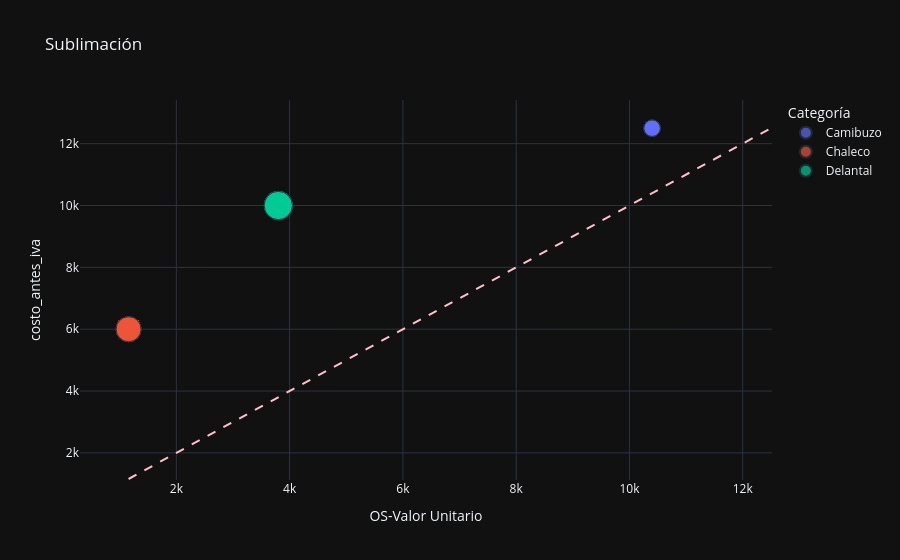

Write notebook code for a chart like this one.
### Markdown cell above
### Sublimación

### Code cell
# Filtramos el DF para obtener solo los datos de sublimación.
df_subl = df_costos[df_costos['Proceso Producción'] == 'Sublimación'].copy()

# Definimos una columna de estado para tener el contexto de qué significa cada punto en la gráfica.
df_subl['estado'] = df_subl.apply(
    lambda 
    x: 'Ahorro' 
    if x['OS-Valor Unitario'] < x['costo_antes_iva'] 
    else 'Sobrecosto',
    axis=1
)

# Creamos la gráfica de sublimación, lo que esta encima de la línea diagonal es ahorro y lo que esta debajo es sobrecosto
# El tamaño de cada punto representa el impacto económico

fig_subl= px.scatter(
    df_subl,
    x='OS-Valor Unitario',
    y='costo_antes_iva',
    color='Categoría',
    template='plotly_dark',
    #color_discrete_map={'Ahorro': 'green', 'Sobrecosto': 'red'},
    size=abs(df_subl['costo_antes_iva'] - df_subl['OS-Valor Unitario']),
    title='Sublimación'
)

min_val = min(df_subl['costo_antes_iva'].min(), df_subl['OS-Valor Unitario'].min())
max_val = max(df_subl['costo_antes_iva'].max(), df_subl['OS-Valor Unitario'].max())

fig_subl.add_shape(
    type="line",
    x0=min_val, y0=min_val,
    x1=max_val, y1=max_val,
    line=dict(color="pink", dash="dash")
)

fig_subl.show()

### Figure 1 — Plotly figure (JSON) as saved in the notebook; plotly's stock layout.template omitted (floating-point values rounded to 4 significant figures; data arrays with more than 128 entries replaced by an {"elided": "..."} marker saying what was removed)
{"data": [{"hovertemplate": "Categoría=Camibuzo<br>OS-Valor Unitario=%{x}<br>costo_antes_iva=%{y}<br>size=%{marker.size}<extra></extra>", "legendgroup": "Camibuzo", "marker": {"color": "#636efa", "size": {"elided": "292 float values"}, "sizemode": "area", "sizeref": 15.5, "symbol": "circle"}, "mode": "markers", "name": "Camibuzo", "orientation": "v", "showlegend": true, "type": "scatter", "x": {"elided": "292 float values"}, "xaxis": "x", "y": {"elided": "292 float values"}, "yaxis": "y"}, {"hovertemplate": "Categoría=Chaleco<br>OS-Valor Unitario=%{x}<br>costo_antes_iva=%{y}<br>size=%{marker.size}<extra></extra>", "legendgroup": "Chaleco", "marker": {"color": "#EF553B", "size": {"elided": "288 float values"}, "sizemode": "area", "sizeref": 15.5, "symbol": "circle"}, "mode": "markers", "name": "Chaleco", "orientation": "v", "showlegend": true, "type": "scatter", "x": {"elided": "288 float values"}, "xaxis": "x", "y": {"elided": "288 float values"}, "yaxis": "y"}, {"hovertemplate": "Categoría=Delantal<br>OS-Valor Unitario=%{x}<br>costo_antes_iva=%{y}<br>size=%{marker.size}<extra></extra>", "legendgroup": "Delantal", "marker": {"color": "#00cc96", "size": [6200.0, 6200.0, 6200.0, 6200.0, 6200.0, 6200.0, 6200.0, 6200.0, 6200.0, 6200.0, 6200.0, 6200.0], "sizemode": "area", "sizeref": 15.5, "symbol": "circle"}, "mode": "markers", "name": "Delantal", "orientation": "v", "showlegend": true, "type": "scatter", "x": [3800.0, 3800.0, 3800.0, 3800.0, 3800.0, 3800.0, 3800.0, 3800.0, 3800.0, 3800.0, 3800.0, 3800.0], "xaxis": "x", "y": [10000.0, 10000.0, 10000.0, 10000.0, 10000.0, 10000.0, 10000.0, 10000.0, 10000.0, 10000.0, 10000.0, 10000.0], "yaxis": "y"}], "layout": {"legend": {"itemsizing": "constant", "title": {"text": "Categoría"}, "tracegroupgap": 0}, "shapes": [{"line": {"color": "pink", "dash": "dash"}, "type": "line", "x0": 1156, "x1": 12500, "y0": 1156, "y1": 12500}], "title": {"text": "Sublimación"}, "xaxis": {"anchor": "y", "domain": [0, 1], "title": {"text": "OS-Valor Unitario"}}, "yaxis": {"anchor": "x", "domain": [0, 1], "title": {"text": "costo_antes_iva"}}}}
